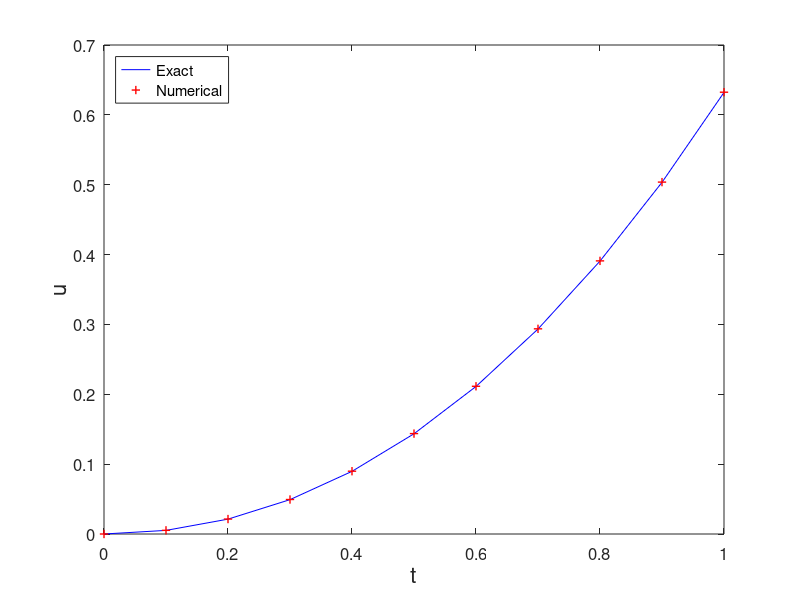

MATLAB code for this plot:
% Trapezoidal.m
% Trapezoidal rule for the ODE model
% u'(t)=t^2+t-u, t in [0,1] 
% Initial condition: u(0)=0 ;
% Exact solution: u(t)=-exp(-t)+t^2-t+1.
clear all; close all;
h=0.1;
t=0:h:1;                       % interval partition
N=length(t)-1;
un(1)=0;                       % initial value
for n=1:N
    un(n+1)=(2-h)/(2+h)*un(n)+h/(2+h)*(t(n)^2+t(n)+t(n+1)^2+t(n+1));
end
ue=-exp(-t)+t.^2-t+1;          % exact solution
plot(t,ue,'b-',t,un,'r+','LineWidth',1)
legend('Exact','Numerical','location','northwest')
%title('Trapezoidal rule','fontsize',12)
set(gca,'fontsize',12)
xlabel('t','fontsize',16), ylabel('u','fontsize',16)

% print -dpng -r600 Trapezoidal.png
% print -depsc2 Trapezoidal.eps
